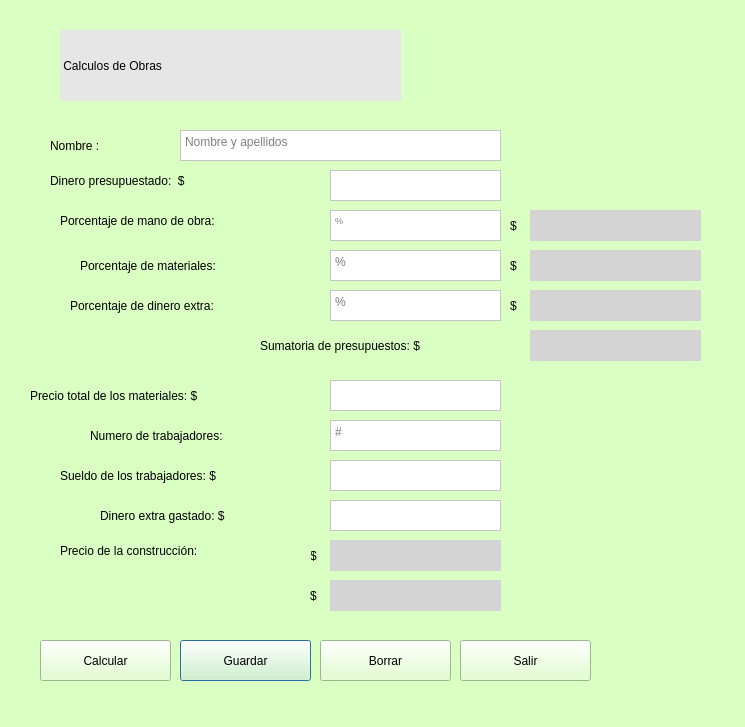
<?xml version="1.0" encoding="UTF-8"?>
<ui version="4.0">
 <class>MainWindow</class>
 <widget class="QDialog" name="MainWindow">
  <property name="geometry">
   <rect>
    <x>0</x>
    <y>0</y>
    <width>745</width>
    <height>727</height>
   </rect>
  </property>
  <property name="focusPolicy">
   <enum>Qt::ClickFocus</enum>
  </property>
  <property name="windowTitle">
   <string>Calculo de abras</string>
  </property>
  <property name="styleSheet">
   <string notr="true">background-color: rgb(255, 237, 216);
background-color: rgb(218, 255, 194);</string>
  </property>
  <widget class="QLabel" name="label">
   <property name="geometry">
    <rect>
     <x>60</x>
     <y>30</y>
     <width>341</width>
     <height>71</height>
    </rect>
   </property>
   <property name="layoutDirection">
    <enum>Qt::LeftToRight</enum>
   </property>
   <property name="styleSheet">
    <string notr="true">font: 87 24pt &quot;Arial Black&quot;;
background-color: qlineargradient(spread:pad, x1:0, y1:0, x2:0, y2:1, stop:0 rgba(255, 255, 255, 255), stop:0.495 rgba(255, 255, 255, 255), stop:0.505 rgba(255, 0, 0, 255), stop:1 rgba(255, 0, 0, 255));
background-color: rgb(217, 217, 217);
background-color: rgb(230, 230, 230);</string>
   </property>
   <property name="text">
    <string> Calculos de Obras</string>
   </property>
  </widget>
  <widget class="QLabel" name="label_2">
   <property name="geometry">
    <rect>
     <x>50</x>
     <y>130</y>
     <width>131</width>
     <height>31</height>
    </rect>
   </property>
   <property name="styleSheet">
    <string notr="true">font: 87 18pt &quot;Arial Black&quot;;</string>
   </property>
   <property name="text">
    <string>Nombre :</string>
   </property>
  </widget>
  <widget class="QLabel" name="label_3">
   <property name="geometry">
    <rect>
     <x>50</x>
     <y>160</y>
     <width>391</width>
     <height>41</height>
    </rect>
   </property>
   <property name="styleSheet">
    <string notr="true">font: 87 14pt &quot;Arial Black&quot;;</string>
   </property>
   <property name="text">
    <string>Dinero presupuestado:  $</string>
   </property>
  </widget>
  <widget class="QLabel" name="label_4">
   <property name="geometry">
    <rect>
     <x>60</x>
     <y>210</y>
     <width>311</width>
     <height>21</height>
    </rect>
   </property>
   <property name="styleSheet">
    <string notr="true">font: 87 12pt &quot;Arial Black&quot;;</string>
   </property>
   <property name="text">
    <string>Porcentaje de mano de obra:</string>
   </property>
  </widget>
  <widget class="QLabel" name="label_5">
   <property name="geometry">
    <rect>
     <x>80</x>
     <y>250</y>
     <width>241</width>
     <height>31</height>
    </rect>
   </property>
   <property name="styleSheet">
    <string notr="true">font: 87 12pt &quot;Arial Black&quot;;</string>
   </property>
   <property name="text">
    <string>Porcentaje de materiales:</string>
   </property>
  </widget>
  <widget class="QLabel" name="label_6">
   <property name="geometry">
    <rect>
     <x>70</x>
     <y>290</y>
     <width>251</width>
     <height>31</height>
    </rect>
   </property>
   <property name="styleSheet">
    <string notr="true">font: 87 12pt &quot;Arial Black&quot;;</string>
   </property>
   <property name="text">
    <string>Porcentaje de dinero extra:</string>
   </property>
  </widget>
  <widget class="QTextEdit" name="Nombre">
   <property name="geometry">
    <rect>
     <x>180</x>
     <y>130</y>
     <width>321</width>
     <height>31</height>
    </rect>
   </property>
   <property name="styleSheet">
    <string notr="true">background-color: rgb(255, 255, 255);</string>
   </property>
   <property name="tabChangesFocus">
    <bool>false</bool>
   </property>
   <property name="placeholderText">
    <string>Nombre y apellidos</string>
   </property>
  </widget>
  <widget class="QTextEdit" name="Presupuesto">
   <property name="geometry">
    <rect>
     <x>330</x>
     <y>170</y>
     <width>171</width>
     <height>31</height>
    </rect>
   </property>
   <property name="styleSheet">
    <string notr="true">font: 7pt &quot;MS Shell Dlg 2&quot;;
background-color: rgb(255, 255, 255);</string>
   </property>
  </widget>
  <widget class="QTextEdit" name="PorcentajeMano">
   <property name="geometry">
    <rect>
     <x>330</x>
     <y>210</y>
     <width>171</width>
     <height>31</height>
    </rect>
   </property>
   <property name="font">
    <font>
     <family>MS Shell Dlg 2</family>
     <pointsize>7</pointsize>
     <weight>50</weight>
     <italic>false</italic>
     <bold>false</bold>
    </font>
   </property>
   <property name="styleSheet">
    <string notr="true">font: 7pt &quot;MS Shell Dlg 2&quot;;
background-color: rgb(255, 255, 255);</string>
   </property>
   <property name="placeholderText">
    <string>%</string>
   </property>
  </widget>
  <widget class="QTextEdit" name="PorcentajeExtra">
   <property name="geometry">
    <rect>
     <x>330</x>
     <y>290</y>
     <width>171</width>
     <height>31</height>
    </rect>
   </property>
   <property name="styleSheet">
    <string notr="true">font: 7pt &quot;MS Shell Dlg 2&quot;;
background-color: rgb(255, 255, 255);</string>
   </property>
   <property name="placeholderText">
    <string>%</string>
   </property>
  </widget>
  <widget class="QTextEdit" name="PorcentajeMateriales">
   <property name="geometry">
    <rect>
     <x>330</x>
     <y>250</y>
     <width>171</width>
     <height>31</height>
    </rect>
   </property>
   <property name="styleSheet">
    <string notr="true">font: 7pt &quot;MS Shell Dlg 2&quot;;
background-color: rgb(255, 255, 255);</string>
   </property>
   <property name="placeholderText">
    <string>%</string>
   </property>
  </widget>
  <widget class="QLabel" name="label_7">
   <property name="geometry">
    <rect>
     <x>30</x>
     <y>380</y>
     <width>291</width>
     <height>31</height>
    </rect>
   </property>
   <property name="styleSheet">
    <string notr="true">font: 87 12pt &quot;Arial Black&quot;;</string>
   </property>
   <property name="text">
    <string>Precio total de los materiales: $</string>
   </property>
  </widget>
  <widget class="QLabel" name="label_8">
   <property name="geometry">
    <rect>
     <x>90</x>
     <y>420</y>
     <width>221</width>
     <height>31</height>
    </rect>
   </property>
   <property name="styleSheet">
    <string notr="true">font: 87 12pt &quot;Arial Black&quot;;</string>
   </property>
   <property name="text">
    <string>Numero de trabajadores:</string>
   </property>
  </widget>
  <widget class="QLabel" name="label_9">
   <property name="geometry">
    <rect>
     <x>60</x>
     <y>460</y>
     <width>261</width>
     <height>31</height>
    </rect>
   </property>
   <property name="styleSheet">
    <string notr="true">font: 87 12pt &quot;Arial Black&quot;;</string>
   </property>
   <property name="text">
    <string>Sueldo de los trabajadores: $</string>
   </property>
  </widget>
  <widget class="QLabel" name="label_10">
   <property name="geometry">
    <rect>
     <x>100</x>
     <y>500</y>
     <width>221</width>
     <height>31</height>
    </rect>
   </property>
   <property name="styleSheet">
    <string notr="true">font: 87 12pt &quot;Arial Black&quot;;</string>
   </property>
   <property name="text">
    <string>Dinero extra gastado: $</string>
   </property>
  </widget>
  <widget class="QTextEdit" name="Sueldo">
   <property name="geometry">
    <rect>
     <x>330</x>
     <y>460</y>
     <width>171</width>
     <height>31</height>
    </rect>
   </property>
   <property name="styleSheet">
    <string notr="true">background-color: rgb(255, 255, 255);
font: 11pt &quot;Arial&quot;;</string>
   </property>
  </widget>
  <widget class="QTextEdit" name="DineroGastado">
   <property name="geometry">
    <rect>
     <x>330</x>
     <y>500</y>
     <width>171</width>
     <height>31</height>
    </rect>
   </property>
   <property name="styleSheet">
    <string notr="true">font: 11pt &quot;Arial&quot;;
background-color: rgb(255, 255, 255);</string>
   </property>
  </widget>
  <widget class="QLabel" name="label_11">
   <property name="geometry">
    <rect>
     <x>60</x>
     <y>530</y>
     <width>251</width>
     <height>41</height>
    </rect>
   </property>
   <property name="styleSheet">
    <string notr="true">font: 87 12pt &quot;Arial Black&quot;;</string>
   </property>
   <property name="text">
    <string>Precio de la construcción: </string>
   </property>
  </widget>
  <widget class="QLabel" name="labelTotal">
   <property name="geometry">
    <rect>
     <x>330</x>
     <y>540</y>
     <width>171</width>
     <height>31</height>
    </rect>
   </property>
   <property name="styleSheet">
    <string notr="true">background-color: rgb(212, 212, 212);
font: 87 12pt &quot;Arial Black&quot;;
border-top-color: rgb(0, 0, 0);
border-bottom-color: rgb(0, 0, 0);
border-color: rgb(0, 0, 0);</string>
   </property>
   <property name="text">
    <string/>
   </property>
   <property name="alignment">
    <set>Qt::AlignCenter</set>
   </property>
  </widget>
  <widget class="QLabel" name="labelFalSob">
   <property name="geometry">
    <rect>
     <x>330</x>
     <y>580</y>
     <width>171</width>
     <height>31</height>
    </rect>
   </property>
   <property name="styleSheet">
    <string notr="true">background-color: rgb(212, 212, 212);
font: 87 12pt &quot;Arial Black&quot;;
border-top-color: rgb(0, 0, 0);
border-bottom-color: rgb(0, 0, 0);
border-color: rgb(0, 0, 0);</string>
   </property>
   <property name="text">
    <string/>
   </property>
   <property name="alignment">
    <set>Qt::AlignCenter</set>
   </property>
  </widget>
  <widget class="QPushButton" name="pushButtonGuardar">
   <property name="geometry">
    <rect>
     <x>180</x>
     <y>640</y>
     <width>131</width>
     <height>41</height>
    </rect>
   </property>
   <property name="styleSheet">
    <string notr="true">font: 87 14pt &quot;Arial Black&quot;;</string>
   </property>
   <property name="text">
    <string>Guardar</string>
   </property>
  </widget>
  <widget class="QPushButton" name="pushButtonCalcular">
   <property name="geometry">
    <rect>
     <x>40</x>
     <y>640</y>
     <width>131</width>
     <height>41</height>
    </rect>
   </property>
   <property name="styleSheet">
    <string notr="true">font: 87 14pt &quot;Arial Black&quot;;</string>
   </property>
   <property name="text">
    <string>Calcular</string>
   </property>
  </widget>
  <widget class="QPushButton" name="pushButton_6">
   <property name="geometry">
    <rect>
     <x>320</x>
     <y>640</y>
     <width>131</width>
     <height>41</height>
    </rect>
   </property>
   <property name="styleSheet">
    <string notr="true">font: 87 14pt &quot;Arial Black&quot;;</string>
   </property>
   <property name="text">
    <string>Borrar</string>
   </property>
  </widget>
  <widget class="QPushButton" name="pushButton_7">
   <property name="geometry">
    <rect>
     <x>460</x>
     <y>640</y>
     <width>131</width>
     <height>41</height>
    </rect>
   </property>
   <property name="styleSheet">
    <string notr="true">font: 87 14pt &quot;Arial Black&quot;;</string>
   </property>
   <property name="text">
    <string>Salir</string>
   </property>
  </widget>
  <widget class="QTextEdit" name="PrecioMats">
   <property name="geometry">
    <rect>
     <x>330</x>
     <y>380</y>
     <width>171</width>
     <height>31</height>
    </rect>
   </property>
   <property name="styleSheet">
    <string notr="true">background-color: rgb(255, 255, 255);</string>
   </property>
  </widget>
  <widget class="QTextEdit" name="Numero">
   <property name="geometry">
    <rect>
     <x>330</x>
     <y>420</y>
     <width>171</width>
     <height>31</height>
    </rect>
   </property>
   <property name="styleSheet">
    <string notr="true">background-color: rgb(255, 255, 255);
font: 11pt &quot;Arial&quot;;</string>
   </property>
   <property name="placeholderText">
    <string>#</string>
   </property>
  </widget>
  <widget class="QLabel" name="labelPresupuesto">
   <property name="geometry">
    <rect>
     <x>530</x>
     <y>330</y>
     <width>171</width>
     <height>31</height>
    </rect>
   </property>
   <property name="styleSheet">
    <string notr="true">background-color: rgb(212, 212, 212);
font: 87 12pt &quot;Arial Black&quot;;
border-top-color: rgb(0, 0, 0);
border-bottom-color: rgb(0, 0, 0);
border-color: rgb(0, 0, 0);</string>
   </property>
   <property name="text">
    <string/>
   </property>
   <property name="alignment">
    <set>Qt::AlignCenter</set>
   </property>
  </widget>
  <widget class="QLabel" name="labelMano">
   <property name="geometry">
    <rect>
     <x>530</x>
     <y>210</y>
     <width>171</width>
     <height>31</height>
    </rect>
   </property>
   <property name="styleSheet">
    <string notr="true">background-color: rgb(212, 212, 212);
font: 87 12pt &quot;Arial Black&quot;;
border-top-color: rgb(0, 0, 0);
border-bottom-color: rgb(0, 0, 0);
border-color: rgb(0, 0, 0);</string>
   </property>
   <property name="text">
    <string/>
   </property>
   <property name="alignment">
    <set>Qt::AlignCenter</set>
   </property>
  </widget>
  <widget class="QLabel" name="labelMats">
   <property name="geometry">
    <rect>
     <x>530</x>
     <y>250</y>
     <width>171</width>
     <height>31</height>
    </rect>
   </property>
   <property name="styleSheet">
    <string notr="true">background-color: rgb(212, 212, 212);
font: 87 12pt &quot;Arial Black&quot;;
border-top-color: rgb(0, 0, 0);
border-bottom-color: rgb(0, 0, 0);
border-color: rgb(0, 0, 0);</string>
   </property>
   <property name="text">
    <string/>
   </property>
   <property name="alignment">
    <set>Qt::AlignCenter</set>
   </property>
  </widget>
  <widget class="QLabel" name="labelExtra">
   <property name="geometry">
    <rect>
     <x>530</x>
     <y>290</y>
     <width>171</width>
     <height>31</height>
    </rect>
   </property>
   <property name="styleSheet">
    <string notr="true">background-color: rgb(212, 212, 212);
font: 87 12pt &quot;Arial Black&quot;;
border-top-color: rgb(0, 0, 0);
border-bottom-color: rgb(0, 0, 0);
border-color: rgb(0, 0, 0);</string>
   </property>
   <property name="text">
    <string/>
   </property>
   <property name="alignment">
    <set>Qt::AlignCenter</set>
   </property>
  </widget>
  <widget class="QLabel" name="label_19">
   <property name="geometry">
    <rect>
     <x>260</x>
     <y>330</y>
     <width>281</width>
     <height>31</height>
    </rect>
   </property>
   <property name="styleSheet">
    <string notr="true">font: 87 12pt &quot;Arial Black&quot;;</string>
   </property>
   <property name="text">
    <string>Sumatoria de presupuestos: $</string>
   </property>
  </widget>
  <widget class="QLabel" name="label_12">
   <property name="geometry">
    <rect>
     <x>470</x>
     <y>10</y>
     <width>231</width>
     <height>161</height>
    </rect>
   </property>
   <property name="styleSheet">
    <string notr="true">image: url(:/prefijoNuevo/4786.jpg);</string>
   </property>
   <property name="text">
    <string/>
   </property>
  </widget>
  <widget class="QLabel" name="label_13">
   <property name="geometry">
    <rect>
     <x>510</x>
     <y>290</y>
     <width>41</width>
     <height>31</height>
    </rect>
   </property>
   <property name="styleSheet">
    <string notr="true">font: 87 14pt &quot;Arial Black&quot;;</string>
   </property>
   <property name="text">
    <string>$</string>
   </property>
  </widget>
  <widget class="QLabel" name="label_14">
   <property name="geometry">
    <rect>
     <x>510</x>
     <y>210</y>
     <width>41</width>
     <height>31</height>
    </rect>
   </property>
   <property name="styleSheet">
    <string notr="true">font: 87 14pt &quot;Arial Black&quot;;</string>
   </property>
   <property name="text">
    <string>$</string>
   </property>
  </widget>
  <widget class="QLabel" name="label_15">
   <property name="geometry">
    <rect>
     <x>510</x>
     <y>250</y>
     <width>41</width>
     <height>31</height>
    </rect>
   </property>
   <property name="styleSheet">
    <string notr="true">font: 87 14pt &quot;Arial Black&quot;;</string>
   </property>
   <property name="text">
    <string>$</string>
   </property>
  </widget>
  <widget class="QLabel" name="label_16">
   <property name="geometry">
    <rect>
     <x>310</x>
     <y>580</y>
     <width>41</width>
     <height>31</height>
    </rect>
   </property>
   <property name="styleSheet">
    <string notr="true">font: 87 14pt &quot;Arial Black&quot;;</string>
   </property>
   <property name="text">
    <string>$</string>
   </property>
  </widget>
  <widget class="QLabel" name="label_17">
   <property name="geometry">
    <rect>
     <x>310</x>
     <y>540</y>
     <width>41</width>
     <height>31</height>
    </rect>
   </property>
   <property name="styleSheet">
    <string notr="true">font: 87 14pt &quot;Arial Black&quot;;</string>
   </property>
   <property name="text">
    <string>$</string>
   </property>
  </widget>
  <zorder>label_17</zorder>
  <zorder>label_13</zorder>
  <zorder>label_12</zorder>
  <zorder>label</zorder>
  <zorder>label_2</zorder>
  <zorder>label_3</zorder>
  <zorder>label_4</zorder>
  <zorder>label_5</zorder>
  <zorder>label_6</zorder>
  <zorder>Nombre</zorder>
  <zorder>Presupuesto</zorder>
  <zorder>PorcentajeMano</zorder>
  <zorder>PorcentajeExtra</zorder>
  <zorder>PorcentajeMateriales</zorder>
  <zorder>label_7</zorder>
  <zorder>label_8</zorder>
  <zorder>label_9</zorder>
  <zorder>label_10</zorder>
  <zorder>Sueldo</zorder>
  <zorder>DineroGastado</zorder>
  <zorder>label_11</zorder>
  <zorder>labelTotal</zorder>
  <zorder>pushButtonGuardar</zorder>
  <zorder>pushButtonCalcular</zorder>
  <zorder>pushButton_6</zorder>
  <zorder>pushButton_7</zorder>
  <zorder>PrecioMats</zorder>
  <zorder>Numero</zorder>
  <zorder>labelExtra</zorder>
  <zorder>label_19</zorder>
  <zorder>labelPresupuesto</zorder>
  <zorder>label_14</zorder>
  <zorder>label_15</zorder>
  <zorder>labelMats</zorder>
  <zorder>labelMano</zorder>
  <zorder>label_16</zorder>
  <zorder>labelFalSob</zorder>
 </widget>
 <tabstops>
  <tabstop>Nombre</tabstop>
  <tabstop>Presupuesto</tabstop>
  <tabstop>PorcentajeMano</tabstop>
  <tabstop>PorcentajeMateriales</tabstop>
  <tabstop>PorcentajeExtra</tabstop>
  <tabstop>Sueldo</tabstop>
  <tabstop>DineroGastado</tabstop>
  <tabstop>pushButtonCalcular</tabstop>
  <tabstop>pushButtonGuardar</tabstop>
  <tabstop>pushButton_6</tabstop>
  <tabstop>pushButton_7</tabstop>
 </tabstops>
 <resources>
  <include location="imagen.qrc"/>
 </resources>
 <connections>
  <connection>
   <sender>pushButton_6</sender>
   <signal>clicked()</signal>
   <receiver>Nombre</receiver>
   <slot>clear()</slot>
   <hints>
    <hint type="sourcelabel">
     <x>437</x>
     <y>663</y>
    </hint>
    <hint type="destinationlabel">
     <x>435</x>
     <y>150</y>
    </hint>
   </hints>
  </connection>
  <connection>
   <sender>pushButton_6</sender>
   <signal>clicked()</signal>
   <receiver>Presupuesto</receiver>
   <slot>clear()</slot>
   <hints>
    <hint type="sourcelabel">
     <x>404</x>
     <y>646</y>
    </hint>
    <hint type="destinationlabel">
     <x>405</x>
     <y>195</y>
    </hint>
   </hints>
  </connection>
  <connection>
   <sender>pushButton_6</sender>
   <signal>clicked()</signal>
   <receiver>PorcentajeMano</receiver>
   <slot>clear()</slot>
   <hints>
    <hint type="sourcelabel">
     <x>421</x>
     <y>647</y>
    </hint>
    <hint type="destinationlabel">
     <x>422</x>
     <y>234</y>
    </hint>
   </hints>
  </connection>
  <connection>
   <sender>pushButton_6</sender>
   <signal>clicked()</signal>
   <receiver>PorcentajeMateriales</receiver>
   <slot>clear()</slot>
   <hints>
    <hint type="sourcelabel">
     <x>382</x>
     <y>656</y>
    </hint>
    <hint type="destinationlabel">
     <x>392</x>
     <y>273</y>
    </hint>
   </hints>
  </connection>
  <connection>
   <sender>pushButton_6</sender>
   <signal>clicked()</signal>
   <receiver>PorcentajeExtra</receiver>
   <slot>clear()</slot>
   <hints>
    <hint type="sourcelabel">
     <x>377</x>
     <y>656</y>
    </hint>
    <hint type="destinationlabel">
     <x>373</x>
     <y>311</y>
    </hint>
   </hints>
  </connection>
  <connection>
   <sender>pushButton_6</sender>
   <signal>clicked()</signal>
   <receiver>Sueldo</receiver>
   <slot>clear()</slot>
   <hints>
    <hint type="sourcelabel">
     <x>353</x>
     <y>653</y>
    </hint>
    <hint type="destinationlabel">
     <x>366</x>
     <y>489</y>
    </hint>
   </hints>
  </connection>
  <connection>
   <sender>pushButton_6</sender>
   <signal>clicked()</signal>
   <receiver>DineroGastado</receiver>
   <slot>clear()</slot>
   <hints>
    <hint type="sourcelabel">
     <x>339</x>
     <y>657</y>
    </hint>
    <hint type="destinationlabel">
     <x>351</x>
     <y>517</y>
    </hint>
   </hints>
  </connection>
  <connection>
   <sender>pushButton_6</sender>
   <signal>clicked()</signal>
   <receiver>labelTotal</receiver>
   <slot>clear()</slot>
   <hints>
    <hint type="sourcelabel">
     <x>337</x>
     <y>660</y>
    </hint>
    <hint type="destinationlabel">
     <x>345</x>
     <y>558</y>
    </hint>
   </hints>
  </connection>
  <connection>
   <sender>pushButton_6</sender>
   <signal>clicked()</signal>
   <receiver>labelFalSob</receiver>
   <slot>clear()</slot>
   <hints>
    <hint type="sourcelabel">
     <x>332</x>
     <y>664</y>
    </hint>
    <hint type="destinationlabel">
     <x>342</x>
     <y>601</y>
    </hint>
   </hints>
  </connection>
  <connection>
   <sender>pushButton_7</sender>
   <signal>clicked()</signal>
   <receiver>MainWindow</receiver>
   <slot>close()</slot>
   <hints>
    <hint type="sourcelabel">
     <x>517</x>
     <y>657</y>
    </hint>
    <hint type="destinationlabel">
     <x>613</x>
     <y>629</y>
    </hint>
   </hints>
  </connection>
  <connection>
   <sender>pushButton_6</sender>
   <signal>clicked()</signal>
   <receiver>PrecioMats</receiver>
   <slot>clear()</slot>
   <hints>
    <hint type="sourcelabel">
     <x>446</x>
     <y>664</y>
    </hint>
    <hint type="destinationlabel">
     <x>468</x>
     <y>398</y>
    </hint>
   </hints>
  </connection>
  <connection>
   <sender>pushButton_6</sender>
   <signal>clicked()</signal>
   <receiver>Numero</receiver>
   <slot>clear()</slot>
   <hints>
    <hint type="sourcelabel">
     <x>446</x>
     <y>646</y>
    </hint>
    <hint type="destinationlabel">
     <x>448</x>
     <y>443</y>
    </hint>
   </hints>
  </connection>
  <connection>
   <sender>pushButton_6</sender>
   <signal>clicked()</signal>
   <receiver>labelMano</receiver>
   <slot>clear()</slot>
   <hints>
    <hint type="sourcelabel">
     <x>433</x>
     <y>656</y>
    </hint>
    <hint type="destinationlabel">
     <x>525</x>
     <y>232</y>
    </hint>
   </hints>
  </connection>
  <connection>
   <sender>pushButton_6</sender>
   <signal>clicked()</signal>
   <receiver>labelMats</receiver>
   <slot>clear()</slot>
   <hints>
    <hint type="sourcelabel">
     <x>440</x>
     <y>651</y>
    </hint>
    <hint type="destinationlabel">
     <x>513</x>
     <y>274</y>
    </hint>
   </hints>
  </connection>
  <connection>
   <sender>pushButton_6</sender>
   <signal>clicked()</signal>
   <receiver>labelExtra</receiver>
   <slot>clear()</slot>
   <hints>
    <hint type="sourcelabel">
     <x>438</x>
     <y>655</y>
    </hint>
    <hint type="destinationlabel">
     <x>517</x>
     <y>311</y>
    </hint>
   </hints>
  </connection>
  <connection>
   <sender>pushButton_6</sender>
   <signal>clicked()</signal>
   <receiver>labelPresupuesto</receiver>
   <slot>clear()</slot>
   <hints>
    <hint type="sourcelabel">
     <x>417</x>
     <y>652</y>
    </hint>
    <hint type="destinationlabel">
     <x>521</x>
     <y>344</y>
    </hint>
   </hints>
  </connection>
 </connections>
</ui>
